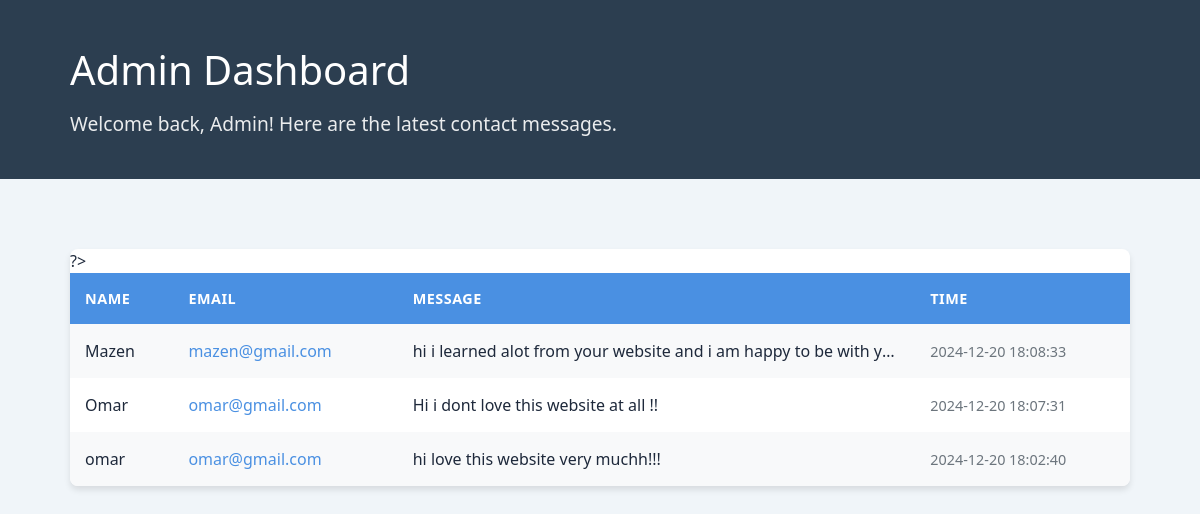
The app's page /Views/messages.php (signed in), older data.
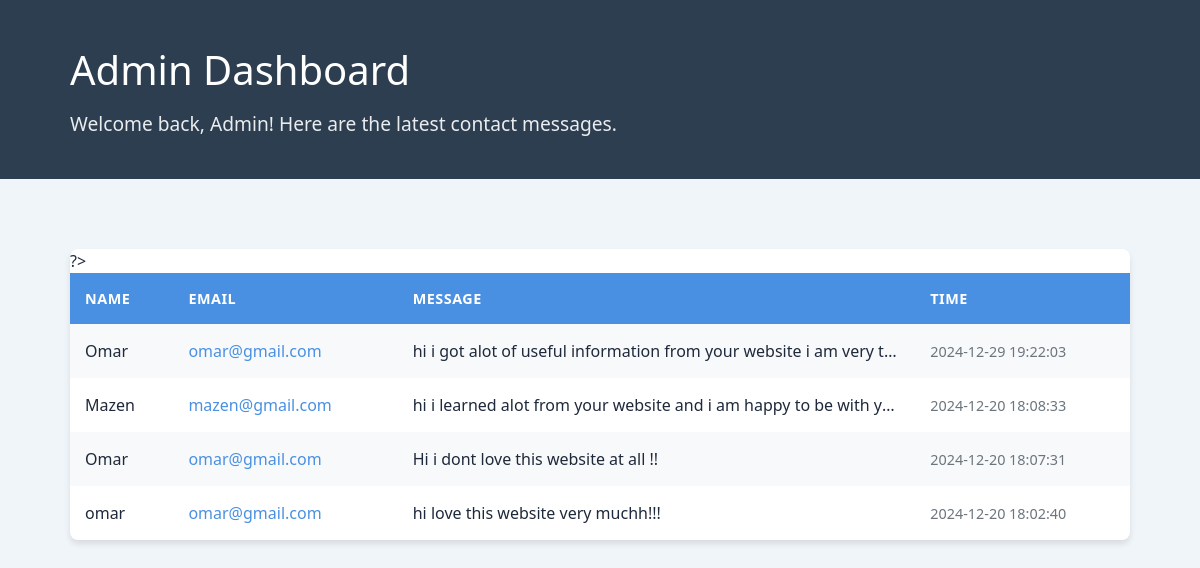
The same page, newer data.
### tables this page shows
CREATE TABLE `contactus` (
  `id` int(11) NOT NULL,
  `name` varchar(100) NOT NULL,
  `username` varchar(100) NOT NULL,
  `message` text NOT NULL,
  `created_at` timestamp NOT NULL DEFAULT current_timestamp()
);

### Controllers/AdminController.php (called while the page is built, shortened)
<?php
class AdminController extends Controller{
    public function getAllMessages() {
        try {
            $db = new PDO("mysql:host=localhost; dbname=medical", "root", "");
            $query = "SELECT name, username as email, message, created_at FROM contactus ORDER BY created_at DESC";
            $stmt = $db->prepare($query);
            $stmt->execute();
            $messages = array();
            while ($row = $stmt->fetch(PDO::FETCH_ASSOC)) {
                $messages[] = array(
                    'name' => $row['name'],
                    'email' => $row['email'],
                    'message' => $row['message'],
                    'created_at' => $row['created_at']
                );
            }
            return $messages;
        } catch (Exception $e) {
            error_log("Error retrieving messages: " . $e->getMessage());
            return false;
        }
    }
}
?>

### Views/messages.php (the view, shortened to what this page needs)
<!DOCTYPE html>
<html lang="en">
<head>
    <link rel="stylesheet" href="https://cdn.jsdelivr.net/npm/@tabler/icons-webfont@2.44.0/tabler-icons.min.css">
    <link rel="stylesheet" href="/Medira/Media/css/theme.css"" />
</head>
<body class=" bg-surface">
<header class="header">
        <div class="container">
            <h1>Admin Dashboard</h1>
            <p class="welcome-message">Welcome back, Admin! Here are the latest contact messages.</p>
        </div>
    </header>
    <main>
        <div id="main-wrapper" class=" flex p-5 xl:pr-0 min-h-screen">
    <div class="container">
        <div class="messages-table">
            <table>
                <thead>
                    <tr>
                        <th>Name</th>
                        <th>Email</th>
                        <th>Message</th>
                        <th>Time</th>
                    </tr>
                </thead>
                <tbody>
                    <?php
                    require_once '../Controllers/AdminController.php';
                    $model = new AdminController();
                    $messages = $model->getAllMessages();
                    if ($messages) {
                        foreach ($messages as $message) {
                            echo "<tr>";
                            echo "<td>" . htmlspecialchars($message['name']) . "</td>";
                            echo "<td><a href='mailto:" . htmlspecialchars($message['email']) . "' class='email'>" . htmlspecialchars($message['email']) . "</a></td>";
                            echo "<td class='message-cell'>" . htmlspecialchars($message['message']) . "</td>";
                            echo "<td class='timestamp'>" . htmlspecialchars($message['created_at']) . "</td>";
                            echo "</tr>";
                        }
                    } else {
                        echo "<tr><td colspan='4'>No messages found.</td></tr>";
                    }
                    ?>
                </tbody>
            </table>
        </div>
    </div>
</body>
</html>

### Media/css/theme.css (style rules this page uses)
*,::after,::before { box-sizing:border-box;border-width:0;border-style:solid;border-color:#e7ecf0 }
::after,::before { --tw-content:'' }
:host,html { line-height:1.5;-webkit-text-size-adjust:100%;-moz-tab-size:4;-o-tab-size:4;tab-size:4;font-family:Plus Jakarta Sans,sans-serif;font-feature-settings:normal;font-variation-settings:normal;-webkit-tap-highlight-color:transparent }
body { margin:0;line-height:inherit }
h1,h2,h3,h4,h5,h6 { font-size:inherit;font-weight:inherit }
a { color:inherit;text-decoration:inherit }
table { text-indent:0;border-color:inherit;border-collapse:collapse }
blockquote,dd,dl,figure,h1,h2,h3,h4,h5,h6,hr,p,pre { margin:0 }
*,::after,::before { --tw-border-spacing-x:0;--tw-border-spacing-y:0;--tw-translate-x:0;--tw-translate-y:0;--tw-rotate:0;--tw-skew-x:0;--tw-skew-y:0;--tw-scale-x:1;--tw-scale-y:1;--tw-scroll-snap-strictness:proximity;--tw-ring-offset-width:0px;--tw-ring-offset-color:#fff;--tw-ring-color:rgb(229 243 251 / 0.5);--tw-ring-offset-shadow:0 0 #0000;--tw-ring-shadow:0 0 #0000;--tw-shadow:0 0 #0000;--tw-shadow-colored:0 0 #0000 }
.container { width:100%;margin-right:auto;margin-left:auto;padding-right:20px;padding-left:20px }
@media (min-width:640px) { .container { max-width:640px } }
@media (min-width:768px) { .container { max-width:768px } }
@media (min-width:1024px) { .container { max-width:1024px } }
.container { max-width:80rem }
.flex { display:flex }
.min-h-screen { min-height:100vh }
.bg-surface { --tw-bg-opacity:1;background-color:rgb(240 245 249 / var(--tw-bg-opacity)) }
.p-5 { padding:1.25rem }

### Views/messages.php (style rules this page uses)
:root { --primary: #2563eb; --secondary: #64748b; --success: #22c55e; --danger: #ef4444; --warning: #f59e0b; --background: #f8fafc; --surface: #ffffff; }
* { margin: 0; padding: 0; box-sizing: border-box; }
body { font-family: 'Segoe UI', system-ui, sans-serif; background: var(--background); color: #1e293b; line-height: 1.5; }
.header { display: flex; justify-content: space-between; align-items: center; margin-bottom: 2rem; }
:root { --primary-color: #4a90e2; --secondary-color: #f5a623; --background-color: #f0f4f8; --text-color: #333; --header-color: #2c3e50; }
.container { max-width: 1100px; margin: 0 auto; padding: 20px; }
.header { background-color: var(--header-color); color: white; padding: 20px 0; margin-bottom: 30px; }
.header h1 { font-size: 2.5rem; margin-bottom: 10px; }
.welcome-message { font-size: 1.2rem; opacity: 0.9; }
.messages-table { background: white; border-radius: 8px; box-shadow: 0 4px 6px rgba(0, 0, 0, 0.1); overflow: hidden; }
table { width: 100%; border-collapse: collapse; }
thead { background-color: var(--primary-color); color: white; }
th, td { padding: 15px; text-align: left; }
th { font-weight: 600; text-transform: uppercase; font-size: 0.9rem; letter-spacing: 0.5px; }
tbody tr:nth-child(even) { background-color: #f8f9fa; }
.message-cell { max-width: 400px; overflow: hidden; text-overflow: ellipsis; white-space: nowrap; }
.timestamp { color: #6c757d; font-size: 0.9em; }
.email { color: var(--primary-color); text-decoration: none; }

Row changes from the older to the newer data that the page shows:
added contactus: name "Omar", username "omar@gmail.com", message "hi i got alot of useful information from your website i am very t…", created_at "2024-12-29 19:22:03"
